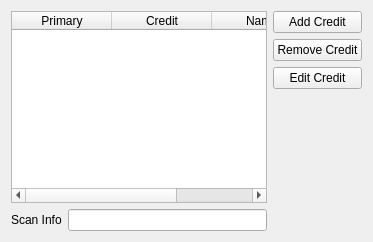
            <widget class="QWidget" name="tab_2">
             <attribute name="title">
              <string>Credits</string>
             </attribute>
             <layout class="QGridLayout" name="gridLayout_4">
              <item row="0" column="0">
               <layout class="QHBoxLayout" name="horizontalLayout_3">
                <item>
                 <layout class="QVBoxLayout" name="verticalLayout_3">
                  <item>
                   <widget class="QTableWidget" name="twCredits">
                    <property name="selectionMode">
                     <enum>QAbstractItemView::SingleSelection</enum>
                    </property>
                    <property name="selectionBehavior">
                     <enum>QAbstractItemView::SelectRows</enum>
                    </property>
                    <property name="rowCount">
                     <number>0</number>
                    </property>
                    <property name="columnCount">
                     <number>3</number>
                    </property>
                    <attribute name="horizontalHeaderMinimumSectionSize">
                     <number>2</number>
                    </attribute>
                    <attribute name="horizontalHeaderStretchLastSection">
                     <bool>true</bool>
                    </attribute>
                    <attribute name="verticalHeaderVisible">
                     <bool>false</bool>
                    </attribute>
                    <column>
                     <property name="text">
                      <string>Primary</string>
                     </property>
                     <property name="textAlignment">
                      <set>AlignHCenter|AlignVCenter|AlignCenter</set>
                     </property>
                    </column>
                    <column>
                     <property name="text">
                      <string>Credit</string>
                     </property>
                    </column>
                    <column>
                     <property name="text">
                      <string>Name</string>
                     </property>
                    </column>
                   </widget>
                  </item>
                  <item>
                   <layout class="QFormLayout" name="formLayout_8">
                    <property name="fieldGrowthPolicy">
                     <enum>QFormLayout::ExpandingFieldsGrow</enum>
                    </property>
                    <item row="0" column="0">
                     <widget class="QLabel" name="label_20">
                      <property name="text">
                       <string>Scan Info</string>
                      </property>
                     </widget>
                    </item>
                    <item row="0" column="1">
                     <widget class="QLineEdit" name="leScanInfo"/>
                    </item>
                   </layout>
                  </item>
                 </layout>
                </item>
                <item>
                 <layout class="QVBoxLayout" name="verticalLayout_2">
                  <item>
                   <widget class="QPushButton" name="btnAddCredit">
                    <property name="text">
                     <string>Add Credit</string>
                    </property>
                   </widget>
                  </item>
                  <item>
                   <widget class="QPushButton" name="btnRemoveCredit">
                    <property name="text">
                     <string>Remove Credit</string>
                    </property>
                   </widget>
                  </item>
                  <item>
                   <widget class="QPushButton" name="btnEditCredit">
                    <property name="text">
                     <string>Edit Credit</string>
                    </property>
                   </widget>
                  </item>
                  <item>
                   <spacer name="verticalSpacer">
                    <property name="orientation">
                     <enum>Qt::Vertical</enum>
                    </property>
                    <property name="sizeHint" stdset="0">
                     <size>
                      <width>20</width>
                      <height>40</height>
                     </size>
                    </property>
                   </spacer>
                  </item>
                 </layout>
                </item>
               </layout>
              </item>
             </layout>
            </widget>
